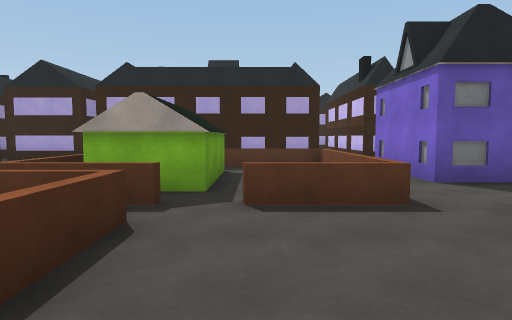
view 1 (above)

13 first-person views from a walk through a scene from a Unity 3-D project. The camera is 1.5 m above the floor, tilts 4° down and sees 75° across. The floor is counted in squares, 2 m on a side. Each view is taken from the middle of a square. On the plan, view 1 faces up. The plan holds only what a view shows up to about 11 squares ahead; the rest is blank. The place goes on beyond the plan. The player is left out.

view 2
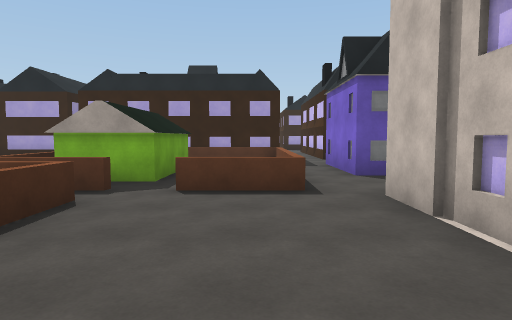

view 3
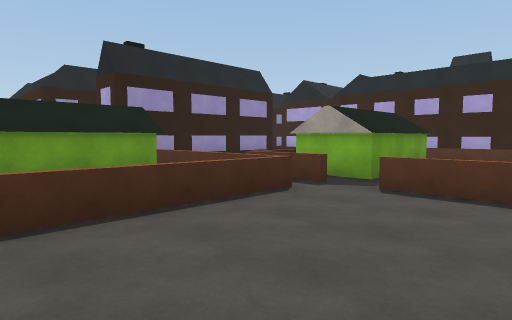

view 4
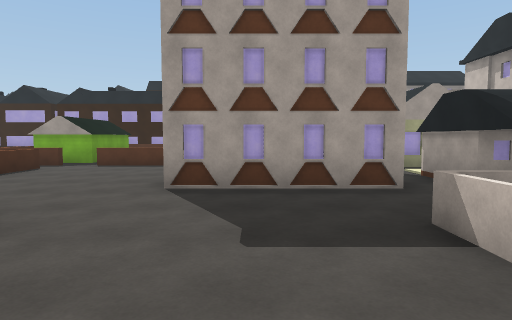

view 5
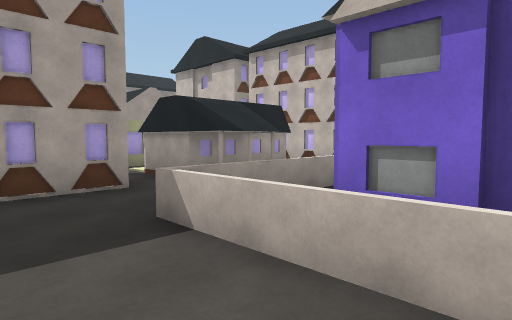

view 6
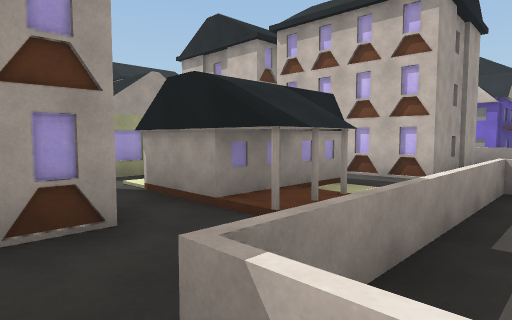

view 7
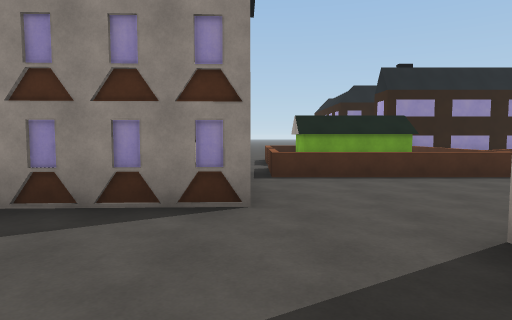

view 8
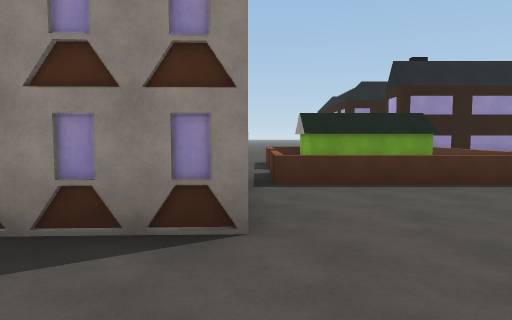

view 9
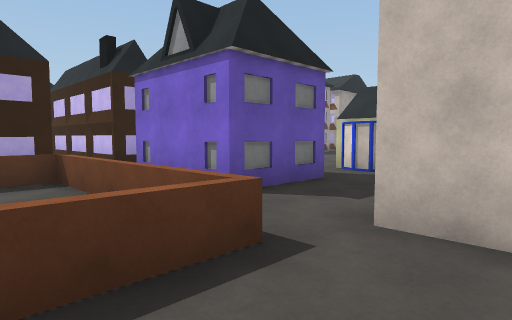

view 10
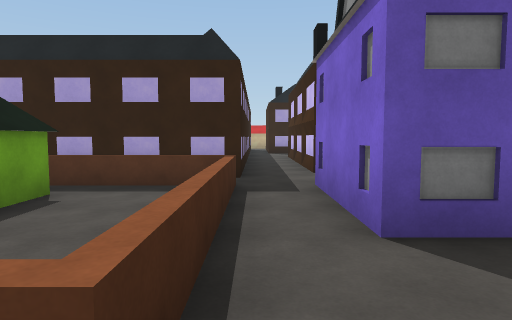

view 11
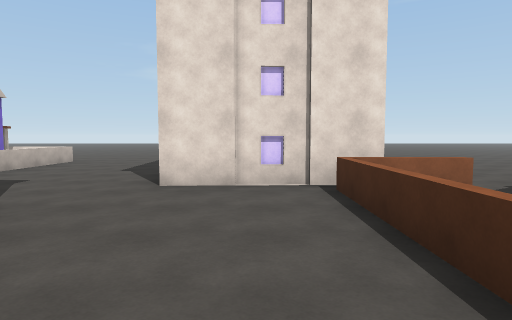

view 12
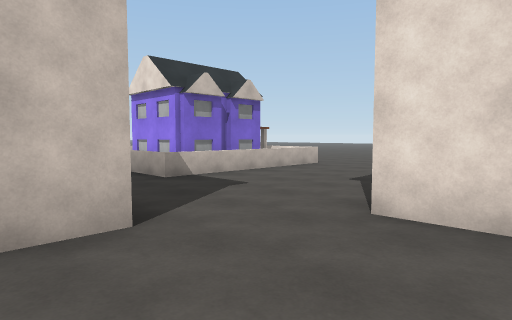

view 13
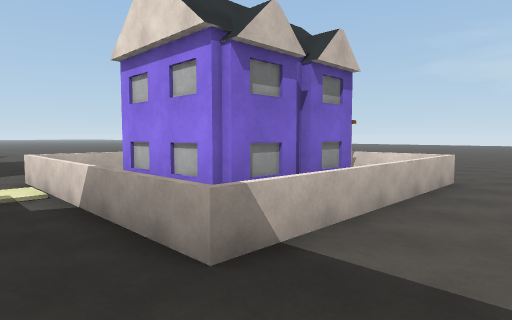

### Floor plan
Key: @ floor where view 1 was taken; # wall or solid block; . floor; H house.
Columns run from 7 left of view 1 to 19 right of it. Each row starts with its distance up from view 1.
 14         #..#
 13         #.##
 12         #.##
 11 ##      #..#
 10         #..#
  9      ####..
  8       HHHH#
  7  #    H..H# H
  6  #    H..H###.#
  5  #  HHH..H....#
  4  #  HHHHHH... H
  3  #HHHHH...#   H#
  2    #H H...#   .H  H
  1    HH H...##  H   #
  0    HH H@..H###H##H#     #
 -1  HHH. H.......HH..#### H#HH
 -2  ...HH###....HHHHH.... H
 -3   .. H  #....H###H  ....
 -4  ..     #....H#  H
 -5  ..     #....H#

Where each view was taken, in squares from view 1:
view 1: 0 up, 0 right, facing up
view 2: 1 down, 1 right, facing up
view 3: 1 down, 2 right, facing up-left
view 4: 5 down, 4 right, facing up
view 5: 5 down, 4 right, facing up-right
view 6: 3 down, 5 right, facing up-right
view 7: 2 down, 5 right, facing left
view 8: 2 down, 4 right, facing left
view 9: 2 up, 0 right, facing up-right
view 10: 3 up, 2 right, facing up
view 11: 3 up, 0 right, facing down
view 12: 1 up, 0 right, facing down-right
view 13: 1 down, 4 right, facing down-right
